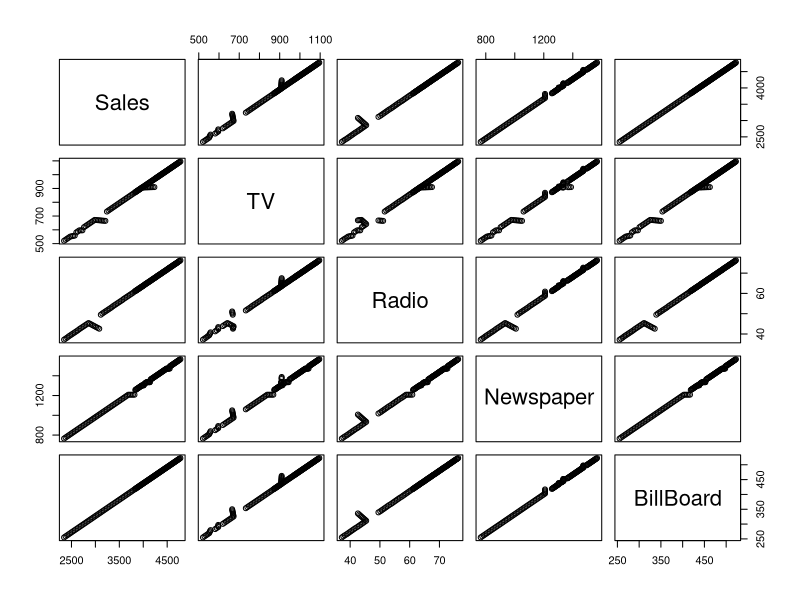

R code for this plot:
## ---- chunk 1
knitr::opts_chunk$set(fig.width=6, fig.height=6) 

## ---- chunk 2
# Clear variables
rm(list=ls())

library(readxl)
library(dplyr)
library(tidyverse)
library(lattice)
library(leaps)
library(MASS)

## ---- chunk 3

# Load Dataset
dataset <- read_excel("dataset/Sales_Dataset.xlsx")

## ---- chunk 4
summary(dataset)
## ---- chunk 5
plot(dataset)
## ---- chunk 6

tv_model = lm(Sales ~poly(TV,degree=2,raw = TRUE), data=dataset)  

summary(tv_model)

## ---- chunk 7

np_model = lm(Sales ~poly(Newspaper,degree=2,raw = TRUE), data=dataset)  
summary(np_model)

## ---- chunk 8

radio_model = lm(Sales ~poly(Radio,degree=2,raw = TRUE), data=dataset)  

summary(radio_model)

## ---- chunk 9

bb_model = lm(Sales ~poly(BillBoard,degree=2,raw = TRUE), data=dataset)  

summary(bb_model)

## ---- chunk 10
lm_model = lm(Sales ~ . , data=dataset)
summary(lm_model)
## ---- chunk 11
lm_model1 = lm(Sales ~ BillBoard*Newspaper, data=dataset)
summary(lm_model1)
## ---- chunk 12
lm_model2 = lm(Sales ~ BillBoard*TV, data=dataset)
summary(lm_model2)
## ---- chunk 13
lm_model2 = lm(Sales ~ BillBoard +Newspaper+BillBoard*TV*Radio*Newspaper, data=dataset)
summary(lm_model2)
## ---- chunk 14
lm_model2 = lm(Sales ~ TV*Radio*Newspaper, data=dataset)
summary(lm_model2)
## ---- chunk 15
lm_model2 = lm(Sales ~ BillBoard + TV + Radio +Newspaper + TV*Radio, data=dataset)
summary(lm_model2)
